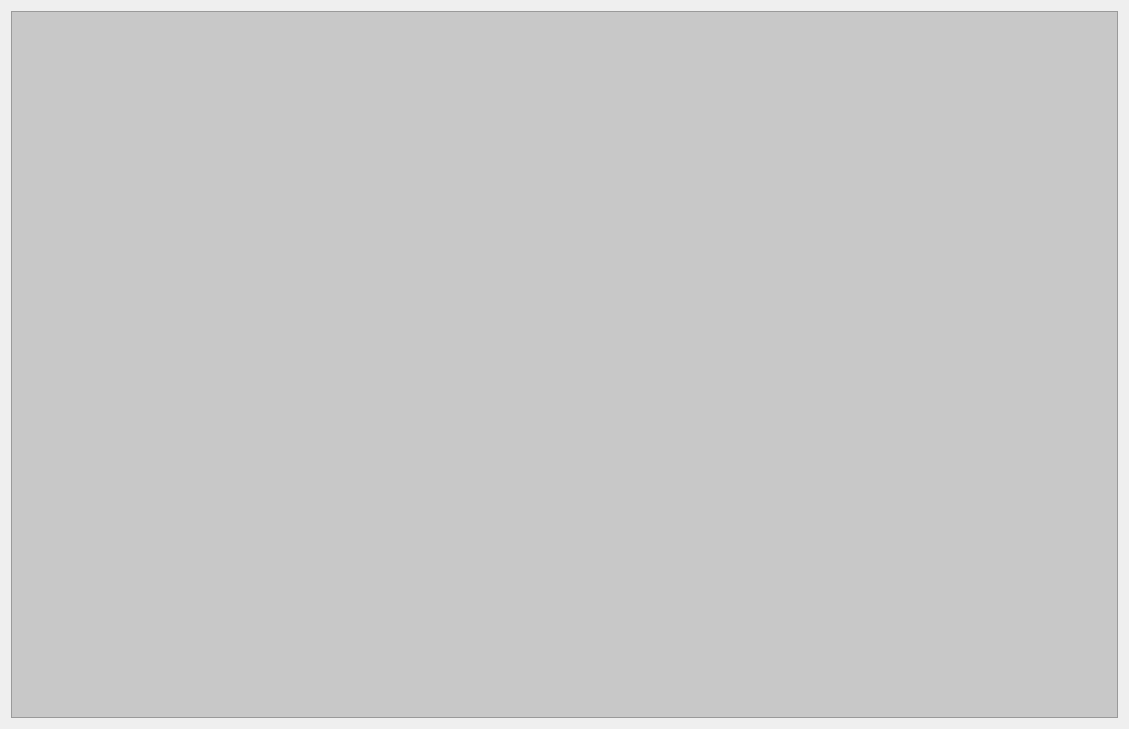
<?xml version="1.0" encoding="UTF-8"?>
<ui version="4.0">
 <class>ImagePan</class>
 <widget class="QWidget" name="ImagePan">
  <property name="geometry">
   <rect>
    <x>0</x>
    <y>0</y>
    <width>1129</width>
    <height>729</height>
   </rect>
  </property>
  <property name="minimumSize">
   <size>
    <width>640</width>
    <height>480</height>
   </size>
  </property>
  <property name="windowTitle">
   <string>Form</string>
  </property>
  <layout class="QGridLayout" name="gridLayout">
   <item row="0" column="0">
    <widget class="QGraphicsView" name="graphicsView">
     <property name="styleSheet">
      <string notr="true">QGraphicsView {
	background-color: rgb(200, 200, 200);
}</string>
     </property>
     <property name="verticalScrollBarPolicy">
      <enum>Qt::ScrollBarAsNeeded</enum>
     </property>
     <property name="horizontalScrollBarPolicy">
      <enum>Qt::ScrollBarAsNeeded</enum>
     </property>
     <property name="backgroundBrush">
      <brush brushstyle="NoBrush">
       <color alpha="255">
        <red>0</red>
        <green>0</green>
        <blue>0</blue>
       </color>
      </brush>
     </property>
     <property name="alignment">
      <set>Qt::AlignLeading|Qt::AlignLeft|Qt::AlignTop</set>
     </property>
     <property name="dragMode">
      <enum>QGraphicsView::NoDrag</enum>
     </property>
     <property name="viewportUpdateMode">
      <enum>QGraphicsView::FullViewportUpdate</enum>
     </property>
     <property name="rubberBandSelectionMode">
      <enum>Qt::IntersectsItemShape</enum>
     </property>
    </widget>
   </item>
  </layout>
 </widget>
 <resources/>
 <connections/>
</ui>
